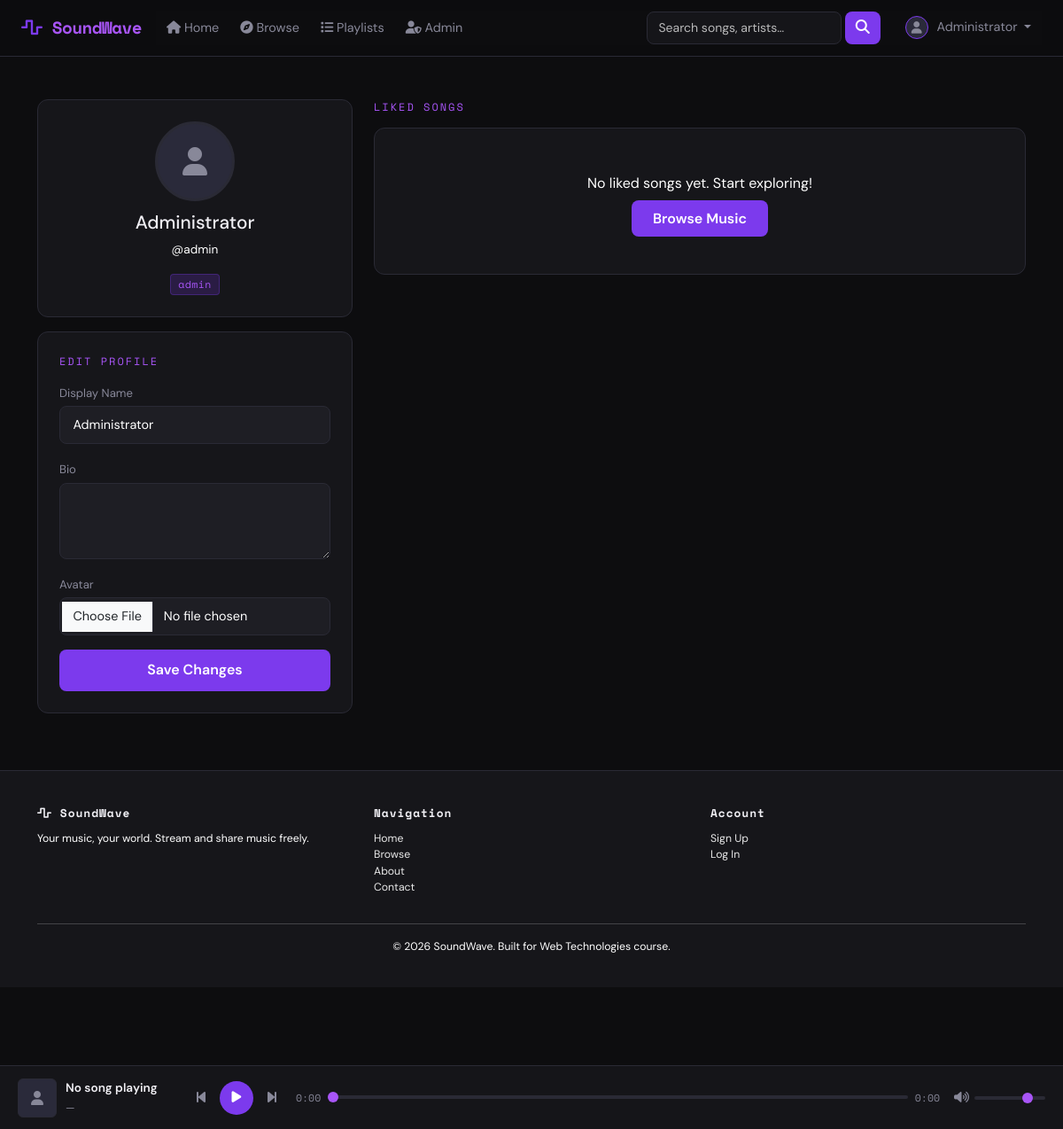
The app's page /profile.php (signed in) with its own data.
### tables this page shows
CREATE TABLE users (
    id INT AUTO_INCREMENT PRIMARY KEY,
    username VARCHAR(50) NOT NULL UNIQUE,
    email VARCHAR(100) NOT NULL UNIQUE,
    password_hash VARCHAR(255) NOT NULL,
    display_name VARCHAR(100),
    avatar_url VARCHAR(255) DEFAULT 'uploads/covers/default_avatar.png',
    bio TEXT,
    role ENUM('listener', 'artist', 'admin') DEFAULT 'listener',
    account_status ENUM('active', 'suspended', 'banned') DEFAULT 'active',
    created_at TIMESTAMP DEFAULT CURRENT_TIMESTAMP,
    updated_at TIMESTAMP DEFAULT CURRENT_TIMESTAMP ON UPDATE CURRENT_TIMESTAMP
);

### includes/config.php (called while the page is built, shortened)
<?php
function getDB(): PDO {
    static $pdo = null;
    if ($pdo === null) {
        try {
            $dsn = 'mysql:host=' . DB_HOST . ';dbname=' . DB_NAME . ';charset=utf8mb4';
            $pdo = new PDO($dsn, DB_USER, DB_PASS, [
                PDO::ATTR_ERRMODE            => PDO::ERRMODE_EXCEPTION,
                PDO::ATTR_DEFAULT_FETCH_MODE => PDO::FETCH_ASSOC,
                PDO::ATTR_EMULATE_PREPARES   => false,
            ]);
        } catch (PDOException $e) {
            die(json_encode(['error' => 'Database connection failed.']));
        }
    }
    return $pdo;
}
function sanitize(string $input): string {
    return htmlspecialchars(trim($input), ENT_QUOTES, 'UTF-8');
}
function isLoggedIn(): bool {
    return isset($_SESSION['user_id']);
}
function currentUser(): ?array {
    $pdo = getDB();
    $stmt = $pdo->prepare('SELECT * FROM users WHERE id = ?');
    $stmt->execute([$_SESSION['user_id']]);
    return $stmt->fetch() ?: null;
}

### profile.php (the view, shortened to what this page needs)
<?php
require_once 'includes/config.php';
$pdo    = getDB();
$user   = currentUser();
$liked = $pdo->prepare(
    "SELECT s.*, a.artist_name FROM likes l
     JOIN songs s ON l.song_id = s.id
     JOIN artists a ON s.artist_id = a.id
     WHERE l.user_id = ? ORDER BY l.liked_at DESC LIMIT 10"
);
$liked->execute([$user['id']]);
$liked = $liked->fetchAll();
require_once 'includes/header.php';
?>
<div class="container mt-4">
    <div class="row">
        <div class="col-md-4 mb-4">
            <div class="sw-card text-center">
                <?php if (!empty($user['avatar_url']) && $user['avatar_url'] !== 'uploads/covers/default_avatar.png'): ?>
                <div style="width:90px;height:90px;margin:0 auto 12px;position:relative;">
                    <img src="<?= SITE_URL ?>/<?= sanitize($user['avatar_url']) ?>"
                        style="width:90px;height:90px;border-radius:50%;object-fit:cover;border:3px solid var(--accent);" alt="Avatar"
                        onerror="this.style.display='none'; this.nextElementSibling.style.display='flex';">
                    <div style="display:none;width:90px;height:90px;border-radius:50%;background:var(--surface-2,#2a2a3a);border:3px solid var(--border);align-items:center;justify-content:center;margin:0 auto 12px;color:var(--text-muted);font-size:2rem;">
                        <i class="fas fa-user"></i>
                    </div>
                </div>
                <?php else: ?>
                <div style="width:90px;height:90px;border-radius:50%;background:var(--surface-2,#2a2a3a);border:3px solid var(--border);display:flex;align-items:center;justify-content:center;margin:0 auto 12px;color:var(--text-muted);font-size:2rem;">
                    <i class="fas fa-user"></i>
                </div>
                <?php endif; ?>
                <h2 style="font-size:1.3rem;"><?= sanitize($user['display_name'] ?? $user['username']) ?></h2>
                <p class="text-muted" style="font-size:0.85rem;">@<?= sanitize($user['username']) ?></p>
                <span class="genre-badge"><?= sanitize($user['role']) ?></span>
            </div>
            <div class="sw-card mt-3">
                <p class="section-title">Edit Profile</p>
                <form method="POST" action="profile.php" enctype="multipart/form-data">
                    <div class="mb-3">
                        <label class="sw-label">Display Name</label>
                        <input class="form-control sw-input" type="text" name="display_name" required value="<?= sanitize($user['display_name'] ?? $user['username']) ?>">
                    </div>
                    <div class="mb-3">
                        <label class="sw-label">Bio</label>
                        <textarea class="form-control sw-input" name="bio" rows="3"><?= sanitize($user['bio'] ?? '') ?></textarea>
                    </div>
                    <div class="mb-3">
                        <label class="sw-label">Avatar</label>
                        <input class="form-control sw-input" type="file" name="avatar" accept=".jpg,.jpeg,.png,.webp">
                    </div>
                    <button type="submit" class="btn-sw-primary">Save Changes</button>
                </form>
            </div>
        </div>
        <div class="col-md-8">
            <p class="section-title">Liked Songs</p>
            <?php if (empty($liked)): ?>
            <div class="sw-card text-center" style="padding:50px;">
                <p class="text-muted">No liked songs yet. Start exploring!</p>
                <a href="browse.php" class="btn-primary-sw mt-2">Browse Music</a>
            </div>
            <?php endif; ?>
        </div>
    </div>
</div>
<?php require_once 'includes/footer.php'; ?>

### includes/header.php (shortened to what this page needs)
<?php
require_once __DIR__ . '/config.php';
$user = currentUser();
?>
<!DOCTYPE html>
<html lang="en">
<head>
    <link rel="stylesheet" href="https://cdn.jsdelivr.net/npm/bootstrap@5.3.2/dist/css/bootstrap.min.css">
    <link rel="stylesheet" href="https://cdnjs.cloudflare.com/ajax/libs/font-awesome/6.5.0/css/all.min.css">
    <link rel="stylesheet" href="<?= SITE_URL ?>/css/style.css">
</head>
<body>
<div id="player-bar" class="player-bar">
    <div class="player-inner">
        <div class="player-info">
            <div id="player-cover" class="player-cover player-cover-placeholder"><i class="fas fa-user"></i></div>
            <div>
                <a id="player-title" class="player-title player-link player-link-disabled" href="#">No song playing</a>
                <a id="player-artist" class="player-artist player-link player-link-disabled" href="#">—</a>
            </div>
        </div>
        <div class="player-controls">
            <button id="btn-prev" class="ctrl-btn"><i class="fas fa-step-backward"></i></button>
            <button id="btn-play" class="ctrl-btn play-btn"><i class="fas fa-play"></i></button>
            <button id="btn-next" class="ctrl-btn"><i class="fas fa-step-forward"></i></button>
        </div>
        <div class="player-progress-wrap">
            <span id="time-current">0:00</span>
            <input type="range" id="progress-bar" min="0" max="100" value="0" class="progress-range">
            <span id="time-total">0:00</span>
        </div>
        <div class="player-volume-wrap">
            <i class="fas fa-volume-up"></i>
            <input type="range" id="volume-bar" min="0" max="1" step="0.05" value="0.8" class="volume-range">
        </div>
    </div>
</div>
<nav class="navbar navbar-expand-lg sw-navbar">
    <div class="container-fluid px-4">
        <a class="navbar-brand sw-brand" href="<?= SITE_URL ?>/index.php">
            <i class="fas fa-wave-square"></i> SoundWave
        </a>
        <div class="collapse navbar-collapse" id="navbarMain">
            <ul class="navbar-nav me-auto mb-2 mb-lg-0">
                <li class="nav-item"><a class="nav-link" href="<?= SITE_URL ?>/index.php"><i class="fas fa-home"></i> Home</a></li>
                <li class="nav-item"><a class="nav-link" href="<?= SITE_URL ?>/browse.php"><i class="fas fa-compass"></i> Browse</a></li>
                <?php if (isLoggedIn()): ?>
                <li class="nav-item"><a class="nav-link" href="<?= SITE_URL ?>/playlists.php"><i class="fas fa-list"></i> Playlists</a></li>
                <?php if ($user && $user['role'] === 'admin'): ?>
                <li class="nav-item"><a class="nav-link" href="<?= SITE_URL ?>/admin.php"><i class="fas fa-user-shield"></i> Admin</a></li>
                <?php endif; ?>
                <?php endif; ?>
            </ul>
            <form class="d-flex me-3" action="<?= SITE_URL ?>/browse.php" method="GET">
                <input class="form-control sw-search" type="search" name="q" placeholder="Search songs, artists…" value="<?= isset($_GET['q']) ? sanitize($_GET['q']) : '' ?>">
                <button class="btn sw-search-btn ms-1" type="submit"><i class="fas fa-search"></i></button>
            </form>
            <ul class="navbar-nav">
                <?php if (isLoggedIn()): ?>
                <li class="nav-item dropdown">
                    <a class="nav-link dropdown-toggle sw-user-menu" href="#" data-bs-toggle="dropdown">
                        <?php if (!empty($user['avatar_url']) && $user['avatar_url'] !== 'uploads/covers/default_avatar.png'): ?>
                        <span class="position-relative d-inline-flex" style="width:26px;height:26px;">
                            <img src="<?= SITE_URL ?>/<?= sanitize($user['avatar_url']) ?>" class="sw-avatar-sm" alt="Avatar"
                                 onerror="this.style.display='none'; this.nextElementSibling.style.display='inline-flex';">
                            <span class="sw-avatar-sm sw-avatar-placeholder d-none"><i class="fas fa-user"></i></span>
                        </span>
                        <?php else: ?>
                        <span class="sw-avatar-sm sw-avatar-placeholder"><i class="fas fa-user"></i></span>
                        <?php endif; ?>
                        <?= sanitize($user['display_name'] ?? $user['username']) ?>
                    </a>
                </li>
                <?php else: ?>
                <li class="nav-item"><a class="nav-link sw-btn-login" href="<?= SITE_URL ?>/login.php">Log In</a></li>
                <li class="nav-item"><a class="nav-link sw-btn-register" href="<?= SITE_URL ?>/register.php">Sign Up</a></li>
                <?php endif; ?>
            </ul>
        </div>
    </div>
</nav>
<main class="main-content">

### records on screen
users: display_name "Administrator", username "admin", role "admin"
